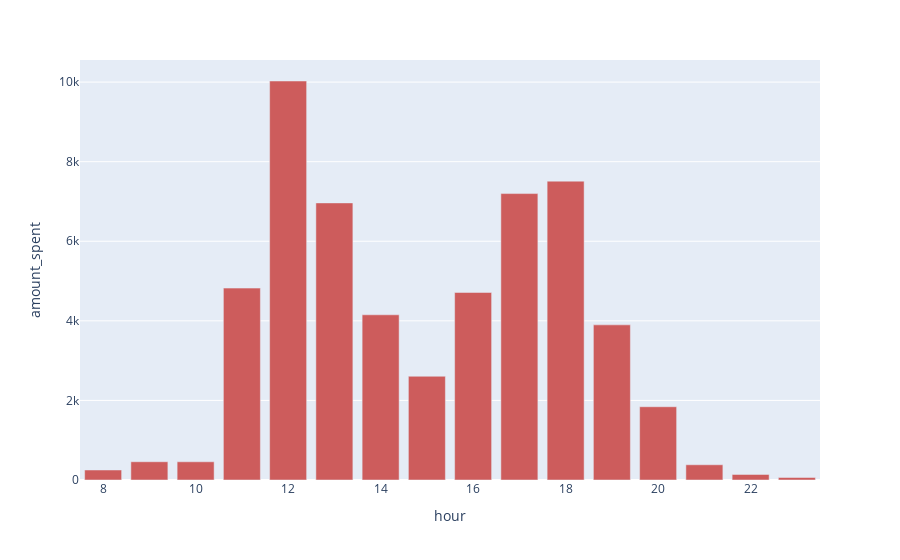

The notebook cell saved with this chart:
### Code cell
# Hourly Revenue Distribution

df['order_time'] = pd.to_datetime(df['order_time'], errors='coerce')
df["hour"] = df["order_time"].dt.hour
revenue_by_hour = df.groupby("hour").sum().reset_index()


revenue_by_hour_bar = px.bar(revenue_by_hour, x="hour", y='amount_spent', color_discrete_sequence=['indianred'])
revenue_by_hour_bar.show()
#py.plot(revenue_by_hour_bar, filename = 'revenue_by_hour_bar', auto_open=True)

### Figure 1 — Plotly figure (JSON) as saved in the notebook; plotly's stock layout.template omitted (floating-point values rounded to 4 significant figures)
{"data": [{"alignmentgroup": "True", "hovertemplate": "hour=%{x}<br>amount_spent=%{y}<extra></extra>", "legendgroup": "", "marker": {"color": "indianred"}, "name": "", "offsetgroup": "", "orientation": "v", "showlegend": false, "textposition": "auto", "type": "bar", "x": [8, 9, 10, 11, 12, 13, 14, 15, 16, 17, 18, 19, 20, 21, 22, 23], "xaxis": "x", "y": [251.5, 459, 457.8, 4823.0, 10030.0, 6964.0, 4152.0, 2607.0, 4713.0, 7198.0, 7511.0, 3899.0, 1841.0, 382.5, 140.0, 63.62], "yaxis": "y"}], "layout": {"barmode": "relative", "legend": {"tracegroupgap": 0}, "margin": {"t": 60}, "xaxis": {"anchor": "y", "domain": [0, 1], "title": {"text": "hour"}}, "yaxis": {"anchor": "x", "domain": [0, 1], "title": {"text": "amount_spent"}}}}
